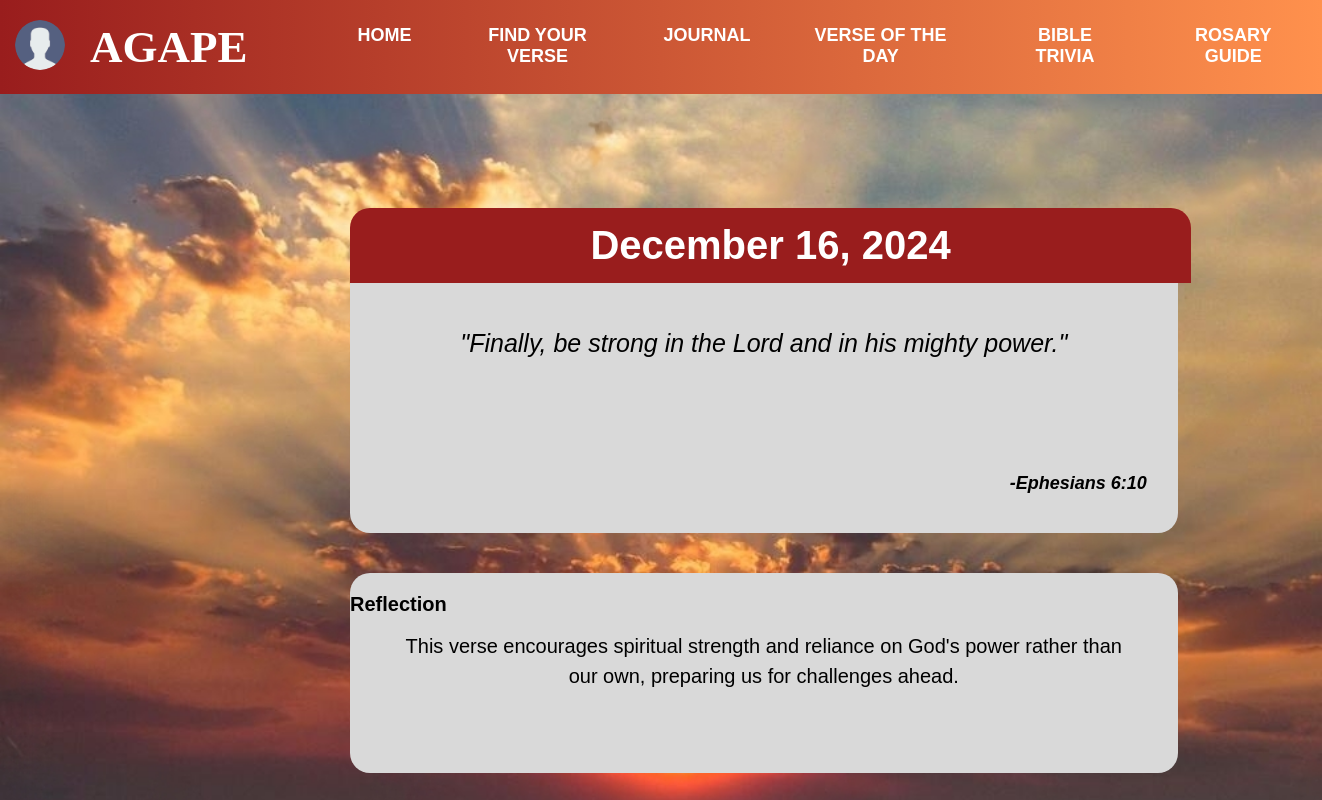
/dailyverse, run on the app's committed database.
### myapp/models.py (models this page shows, shortened)
class BibleVerse(models.Model):
    reference = models.CharField(max_length=100)
    verse_text = models.TextField()
    date = models.DateField(default=timezone.now)
    reflection = models.TextField(blank=True, null=True)

### myapp/views.py (the view)
# urls.py: path('dailyverse', views.dailyverse, name="dailyverse"),
def dailyverse(request):
    fname = request.session.get('fname')
    today = timezone.now().date()  # Get today's date
    verse = BibleVerse.objects.filter(date=today).first()
    context = {
        'fname': fname,
        'verse': verse,
    }
    return render(request, "html/daily-verse.html", context)

### templates/html/daily-verse.html (shortened to what this page needs)
{% extends "html/header.html" %}
{% load static %}
{% block additional_css %}
<link rel="stylesheet" href="{% static 'css/dailyverse.css' %}">
{% endblock %}
{% block bodycontents %}
    <h1>Verse of the Day</h1>
    <div class="content">
        <p>{% now "F j, Y" %}</p>
    </div>
    <div class="lower-content">
        <div class="verse">
        {% if verse %}
            <p>{{ verse.verse_text }}</p>
            <p class="reference"><strong>-{{ verse.reference }}</strong></p>
        {% else %}
            <p>No verse available for today.</p>
        {% endif %}
        </div>
    </div>
    <div class="reflection-content">
        <p>Reflection</p>
        <span class="reflection">{{ verse.reflection }}</span>
    </div>
{% endblock %}

### static/css/moodverse.css (style rules this page uses)
body { font-family: Arial, sans-serif; margin: 0; padding: 0; color: white; text-align: center; }
.content { margin-top: 100px; position: relative; z-index: 1; display: flex; flex-direction: column; justify-content: center; align-items: center; text-align: center; padding: 20px; }

### static/css/dailyverse.css (style rules this page uses)
h1 { font-size: 54px; color: black; }
.content { background-color: #991D1D; width: 60.6%; margin-left: 350px; margin-top: -20px; height: 35px; border-radius: 20px 20px 0px 0px; }
.content p { color: #FFF; text-align: center; font-size: 40px; font-style: normal; font-weight: 700; line-height: normal; }
.lower-content { background-color: #D9D9D9; width: 62.6%; margin-left: 350px; margin-top: -50px; height: 300px; border-radius: 0px 0px 20px 20px; position: absolute; }
.lower-content p { font-size: 25px; position: absolute; margin-top: 110px; color: black; font-style: italic; justify-content: center; left: 50%; transform: translate(-50%, -50%); width: 80%; text-align: center; }
.lower-content .reference { margin-top: 250px; margin-left: 38%; font-size: 18px; }
.reflection-content { position: absolute; margin-top: 290px; background-color: #D9D9D9; width: 62.6%; margin-left: 350px; height: 200px; border-radius: 20px; }
.reflection-content p { color: black; margin-right: 800px; font-weight: bold; font-size: 20px }
.reflection { margin-top: 25px; position: absolute; color: black; font-size: 20px; justify-content: center; left: 50%; transform: translate(-50%, -50%); width: 90%; text-align: center; line-height: 1.5; }

### data on the page
BibleVerse: verse_text "\"Finally, be strong in the Lord and in his mighty power.\"", reference "Ephesians 6:10", reflection "This verse encourages spiritual strength and reliance on God's power rather than our own, preparing us for challenges ahead."
